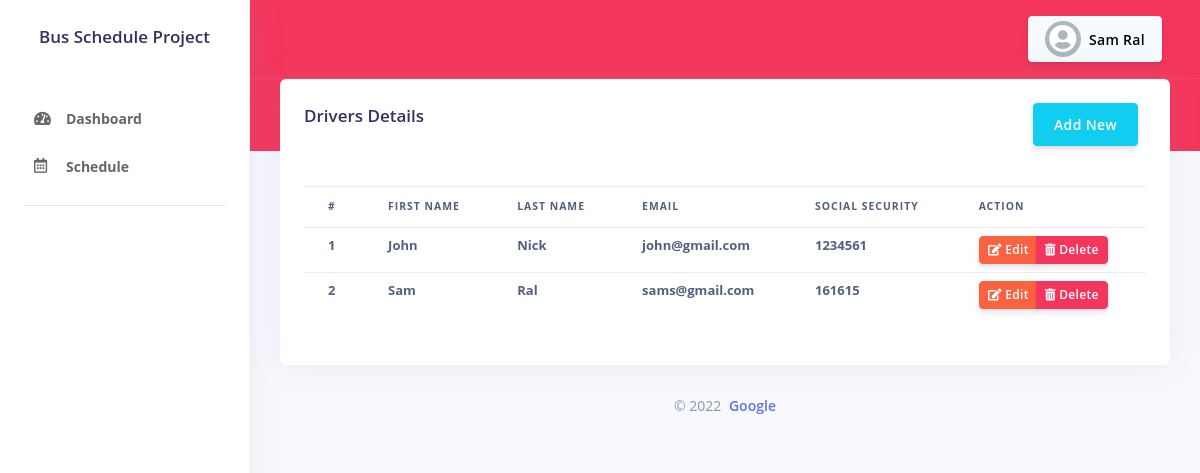
The app's page /drivers.php (signed in) with its own data.
### tables this page shows
CREATE TABLE `users` (
  `id` int(11) NOT NULL,
  `fname` varchar(255) NOT NULL,
  `lname` varchar(255) NOT NULL,
  `username` varchar(255) NOT NULL,
  `password` varchar(255) NOT NULL,
  `ss_number` varchar(255) NOT NULL,
  `email` varchar(50) DEFAULT NULL,
  `driver_id` varchar(40) DEFAULT NULL,
  `status` int(10) NOT NULL DEFAULT '0'
);

### controller.php (called while the page is built, shortened)
<?php
class Controller {
    private $host = 'localhost';
    private $user = 'ziviadmin';
    private $password = 'zivi@access';
    private $database = 'busscheduledb';
    private $conn;
    public function __construct() {
        $this->conn = $this->connectDB();
    }
    public function connectDB() {
        $conn = mysqli_connect($this->host, $this->user, $this->password, $this->database);
        return $conn;
    }
    public function runQuery($query) {
        $resultset = [];
        $count = $this->numRows($query);
        if ($count) {
            $result = mysqli_query($this->conn, $query);
            while ($row = mysqli_fetch_assoc($result)) {
                $resultset[] = $row;
            }
        }
        return $resultset;
        exit;
    }
    public function numRows($query) {
        $result = mysqli_query($this->conn, $query);
        $rowcount = mysqli_num_rows($result);
        return $rowcount;
    }
}

### drivers.php (the view, shortened to what this page needs)
<?php require_once 'pageheader.php';?>
<div class="container-fluid mt--6">
    <div class="row">
        <div class="col">
            <div class="card">
                <div class="card-body">
                    <button type='button' data-toggle="modal" data-target="#modal-add" class="btn btn-info mb-3 float-right">Add New</button>
                    <h3 class="mb-0">Drivers Details</h3>
                    <div class="table-responsive py-4">
                        <table class="table table-flush table-sm">
                            <thead>
                                <tr>
                                    <th>#</th>
                                    <th>First Name</th>
                                    <th>Last Name</th>
                                    <th>Email</th>
                                    <th>Social Security</th>
                                    <th>Action</th>
                                </tr>
                            </thead>
                            <tbody>
                                <?php $i = 1;
                                    $users = $db_handle->runQuery('SELECT * FROM `users`');
                                foreach ($users as $user) {?>
                                <tr>
                                    <td><?=$i;?></td>
                                    <td><?=$user['fname'];?></td>
                                    <td><?=$user['lname'];?></td>
                                    <td><?=$user['email'];?></td>
                                    <td><?=$user['ss_number'];?></td>
                                    <td>
                                        <div class="btn-group">
                                            <button type="button" data-toggle="modal" data-target="#modal-edit" data-id='<?=$user['id']?>' class="btn btn-sm btn-warning editModal">
                                                <i class="fas fa-edit"></i>
                                                Edit</button>
                                            <button type="button" data-toggle="modal" data-target="#modal-delete" data-id='<?=$user['id']?>' class="btn btn-sm btn-danger deleteModal">
                                                <i class="fas fa-trash-alt"></i>
                                                Delete</button>
                                        </div>
                                    </td>
                                </tr>
                                <?php $i++;}?>
                            </tbody>
                        </table>
                    </div>
                </div>
            </div>
        </div>
    </div>
    <?php require_once 'pagefooter.php';?>

### assets/css/custom.css (style rules this page uses)
.table th, .table td { font-weight: bold; }
html, body { overflow-x: hidden !important; }

### records on screen
users: fname "John", lname "Nick", email "john@gmail.com", ss_number "1234561"
users: fname "Sam", lname "Ral", email "sams@gmail.com", ss_number "161615"

### other values on screen
$_SESSION['name'] "Sam Ral"
CMPYNAME "Google"
